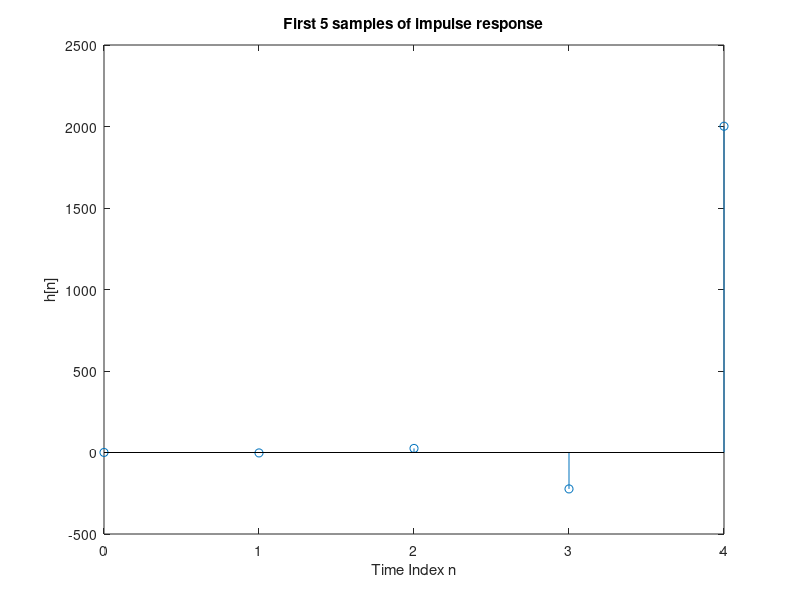

Here is the MATLAB script that generated this plot:
% Program Q3_50
% Given numerator and denominator coefficient vectors for G(z),
% find and plot the first L samples of the impulse response, where
% the parameter L is input by the user.
%
clf;
% initialize
num = [2 5 9 5 3];
den = [5 45 2 1 1];
% Query user for parameter L
L = input('Enter the number of samples L: ');
% find impulse response
[g t] = impz(num, den, L);
%plot the impulse response
stem(t, g);
title(['First ', num2str(L), ' samples of impulse response']);
xlabel('Time Index n');
ylabel('h[n]');
